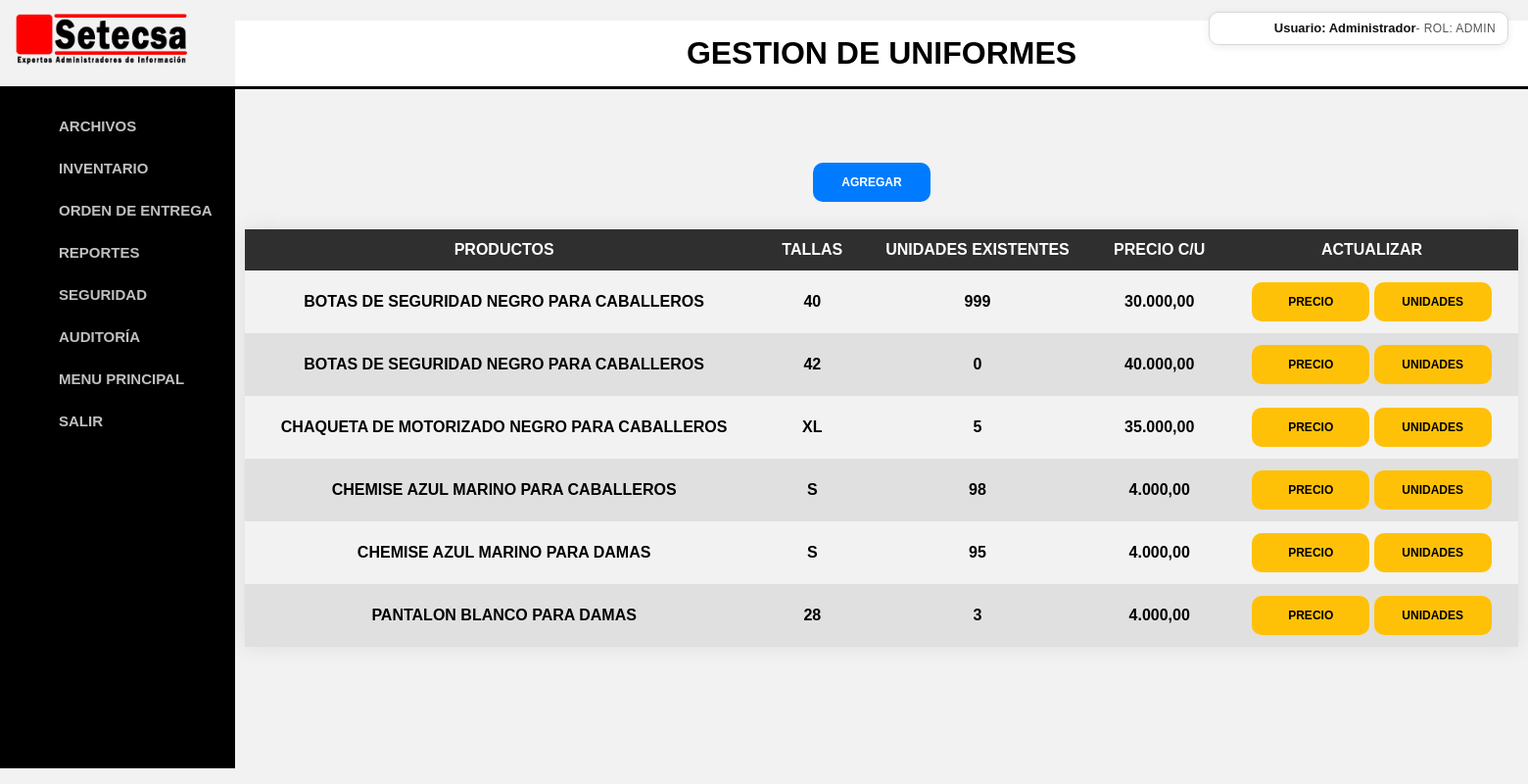
Page /productosvista.php (signed in) on the committed database.
### tables this page shows
CREATE TABLE `inventario` (
  `id` bigint(20) UNSIGNED NOT NULL,
  `idarticulos` bigint(20) UNSIGNED NOT NULL,
  `idcolores` bigint(20) UNSIGNED NOT NULL,
  `idtallas` bigint(20) UNSIGNED NOT NULL,
  `idgeneros` bigint(20) UNSIGNED NOT NULL,
  `minimo` int(11) NOT NULL,
  `existencia` int(11) NOT NULL,
  `precio` float(7,2) NOT NULL
);

CREATE TABLE `articulos` (
  `id` bigint(20) UNSIGNED NOT NULL,
  `nombre` varchar(40) NOT NULL
);

CREATE TABLE `colores` (
  `id` bigint(20) UNSIGNED NOT NULL,
  `nombre` varchar(30) NOT NULL
);

CREATE TABLE `generos` (
  `id` bigint(20) UNSIGNED NOT NULL,
  `nombre` varchar(10) NOT NULL
);

CREATE TABLE `tallas` (
  `id` bigint(20) UNSIGNED NOT NULL,
  `nombre` varchar(5) NOT NULL
);

### funciones.php (called while the page is built, shortened)
<?php
    function b_combo($conn,$campo,$tabla,$id,$val)
    {
        $qry = "SELECT $campo FROM $tabla WHERE $id = '$val'";
        $rcombo =  mysqli_query($conn,$qry) or die('La consulta falló: '.$mysqli -> error);
        $combo = mysqli_fetch_array($rcombo, MYSQLI_ASSOC);
        return $combo[$campo];
    }

### productosvista.php (the view, shortened to what this page needs)
<?php
    include ('encabezado.php');
    include ('conexion_db.php');
    include ('funciones.php');
    $qry = "select * from inventario order by idarticulos";
    $result = mysqli_query($mysqli,$qry) or die('La consulta falló: '.$mysqli -> error);
    $css1= "sr_grid1";
    $color[1]=$css1;
    $ncolor=0;
?>
<html lang="en">
    <br><br><br><br>
    <table class="tablabotones">
        <tr>
            <td><input type="button"  class="boton" value="AGREGAR" title="AGREGAR PRODUCTO" onclick="javascript:{lanzar('productosagregar.php')}"></td>
        </tr>
    </table>
    <table class="styled-table-5">
        <thead>
            <tr>
                <th>PRODUCTOS</th>
                <th>TALLAS</th>
                <th>UNIDADES EXISTENTES</th>
                <th>PRECIO C/U</th>
                <th>ACTUALIZAR</th>
            </tr>
        </thead>
        <tbody>
                <?php
                    while($row = mysqli_fetch_array($result, MYSQLI_ASSOC))
                    {
                        $id = $row['id'];
                        $idarticulos = $row['idarticulos'];
                        $producto = b_combo($mysqli,'nombre','articulos','id',$idarticulos);
                        $idcolores = $row['idcolores'];
                        $producto = $producto.' '.b_combo($mysqli,'nombre','colores','id',$idcolores);
                        $idtallas = $row['idtallas'];
                        $tallas = b_combo($mysqli,'nombre','tallas','id',$idtallas);
                        $idgeneros = $row['idgeneros'];
                        $producto = $producto.' PARA '.b_combo($mysqli,'nombre','generos','id',$idgeneros);
                        $existencia = $row['existencia'];
                        $precio = $row['precio'];
                ?>
                        <tr class="<?php echo $color[$ncolor]?>">
                            <td><?php echo nl2br(trim($producto))?></td>
                            <td><?php echo nl2br(trim($tallas))?></td>
                            <td><?php echo nl2br(trim($existencia))?></td>
                            <td><?php echo nl2br(trim(number_format($precio,2,',','.')))?></td>
                            <td>
                                <input type="button"  class="boton boton-amarillo" title="ACTUALIZAR PRECIO" value="PRECIO" onclick="javascript:{lanzar('productosprecios.php?id=<?php echo $id?>&nombre=<?php echo $producto?> TALLA <?php echo $tallas?>')}" />
                                <input type="button"  class="boton boton-amarillo" title="ACTUALIZAR UNIDADES" value="UNIDADES" onclick="javascript:{lanzar('productosunidades.php?id=<?php echo $id?>&nombre=<?php echo $producto?> TALLA <?php echo $tallas?>')}" />
                            </td>
                        </tr>
                <?php
                        $ncolor = $ncolor + 1;
                        if ($ncolor > 1 ) { $ncolor=0;}
                    }
                ?>
            </tbody>
    </table>
</html>

### formatos.css (style rules this page uses)
body { font-family: Arial, sans-serif; margin: 0; padding: 0; margin-left: 240px; background-color: #f2f2f2; color: #000; }
.sr_grid1 { background-color: #e0e0e0; }
.boton { font-size:12px; font-family:sans-serif; font-weight:bold; color:#ffffff; background:#333333; border:0px; border-radius: 10px; width:120px; height:40px; }
input[type="button"].boton[value="AGREGAR"], button[type="button"].boton[value="AGREGAR"], a.boton[value="AGREGAR"] { background: #007bff !important; color: #ffffff !important; }
.boton-amarillo { background: #ffc107; color: #000000; }
.styled-table-5 { border-collapse: collapse; margin: 25px 10px; font-size: 1em; font-family: sans-serif; min-width: 1300px; box-shadow: 0 0 20px #dcdcdc; }
.styled-table-5 thead tr { background-color: #2f2f2f; color: #ffffff; text-align: middle; }
.styled-table-5 th, .styled-table-5 td { padding: 12px 15px; }
.styled-table-5 tbody tr td { text-align: center; font-weight: bold; color: #000000; height: 10px; }
.tablabotones { margin: 0px 400px; min-width: 500px; }
.tablabotones tbody tr td { text-align: center; }

### rows in the picture
inventario: producto "BOTAS DE SEGURIDAD NEGRO PARA CABALLEROS", idtallas.nombre "40", existencia "999", precio "30.000,00"
inventario: producto "BOTAS DE SEGURIDAD NEGRO PARA CABALLEROS", idtallas.nombre "42", existencia "0", precio "40.000,00"
inventario: producto "CHAQUETA DE MOTORIZADO NEGRO PARA CABALLEROS", idtallas.nombre "XL", existencia "5", precio "35.000,00"
inventario: producto "CHEMISE AZUL MARINO PARA CABALLEROS", idtallas.nombre "S", existencia "98", precio "4.000,00", idtallas.nombre "UNIDADES"
inventario: producto "CHEMISE AZUL MARINO PARA DAMAS", idtallas.nombre "S", existencia "95", precio "4.000,00", idtallas.nombre "UNIDADES"
inventario: producto "PANTALON BLANCO PARA DAMAS", idtallas.nombre "28", existencia "3", precio "4.000,00"

### other values in the picture
$nombreUsuarioSesion "Administrador"
$rolUsuarioSesion "ADMIN"
